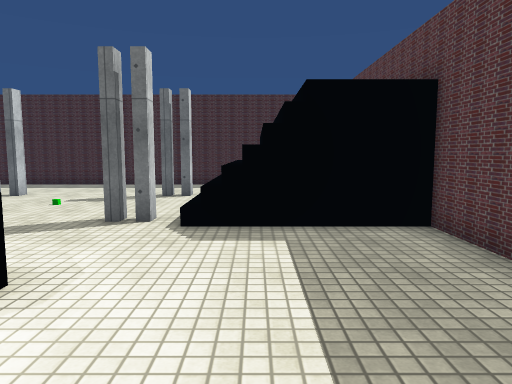
[1] (above)

16 first-person views from a walk through a Unity game level. The camera is 1.4 m above the floor, tilts 6° down and sees 70° across. The floor is counted in squares, 1 m on a side. Each view is taken from the middle of a square. On the plan, view 1 faces up. The plan holds only what a view shows up to about 16 squares ahead; the rest is blank. The place goes on beyond the plan. The player character is not drawn. Some surface patterns are stand-ins.

[2]
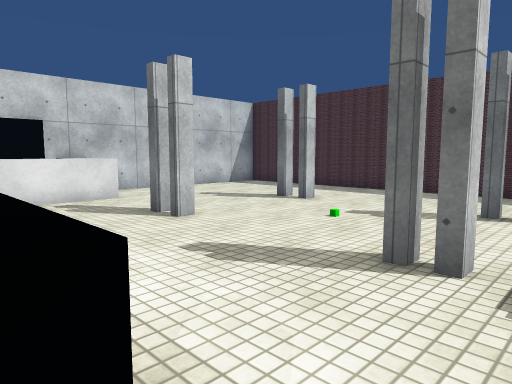

[3]
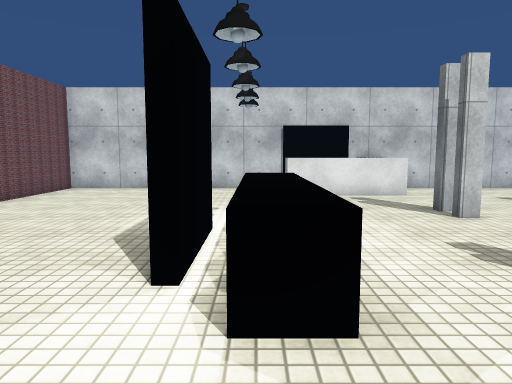

[4]
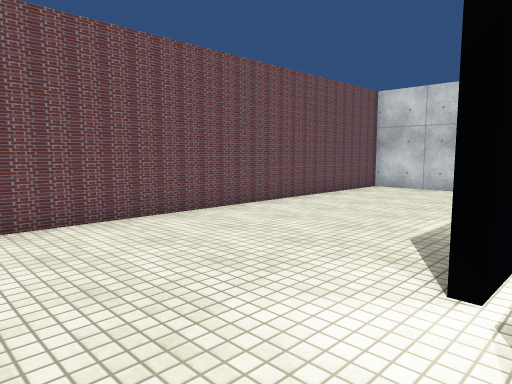

[5]
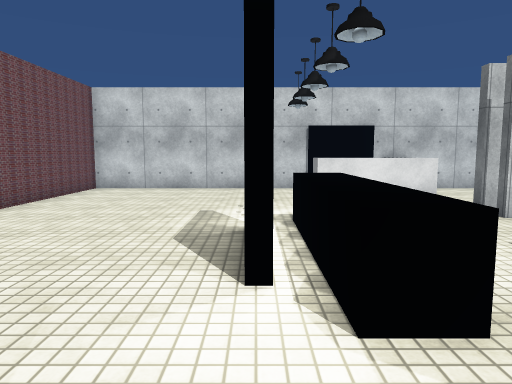

[6]
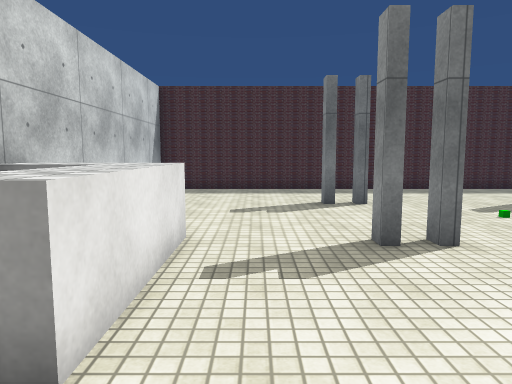

[7]
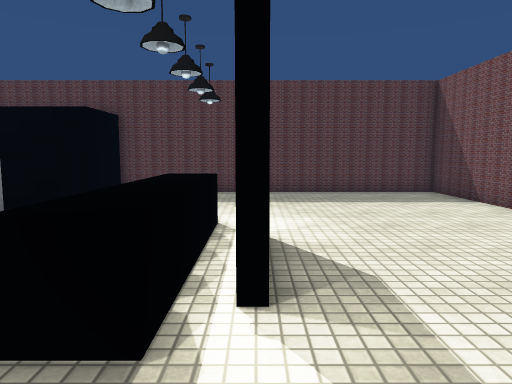

[8]
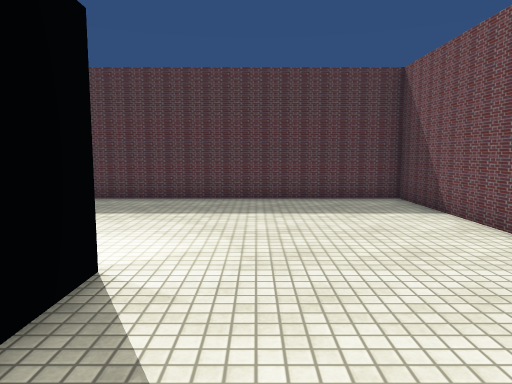

[9]
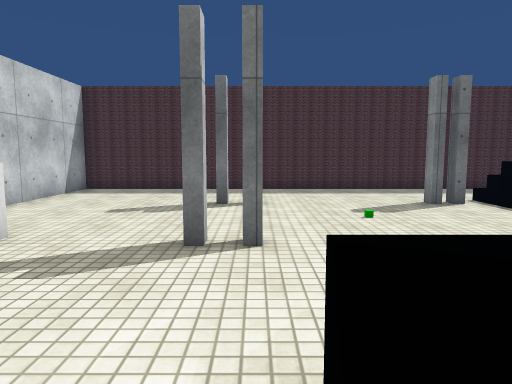

[10]
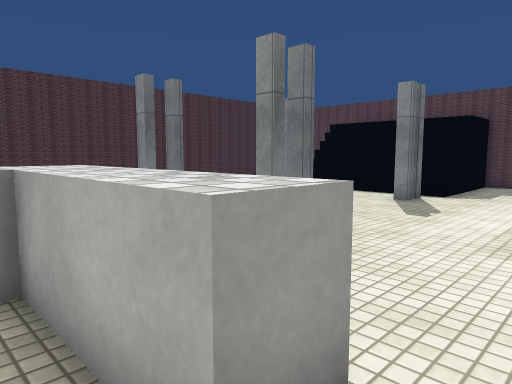

[11]
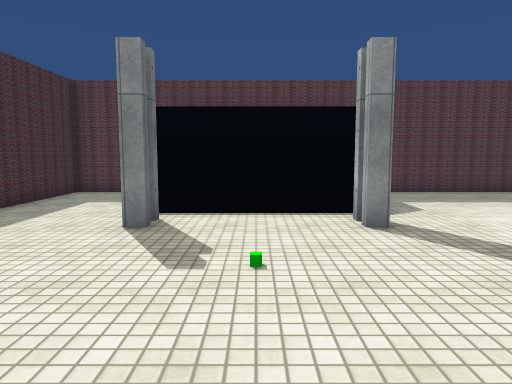

[12]
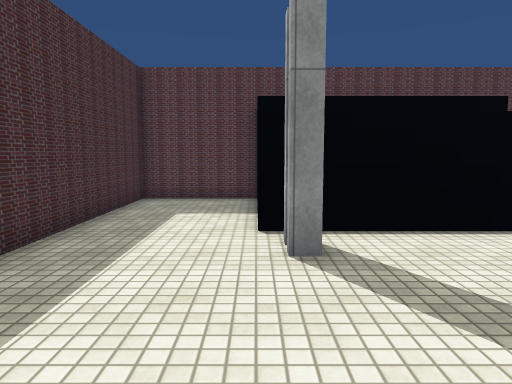

[13]
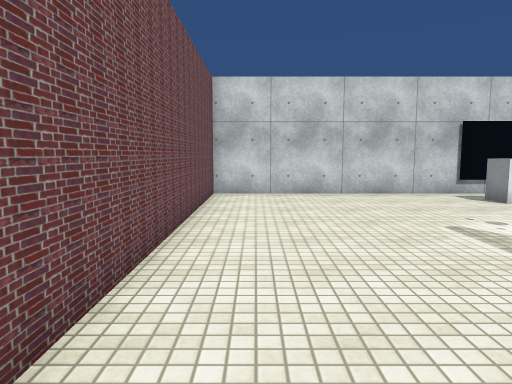

[14]
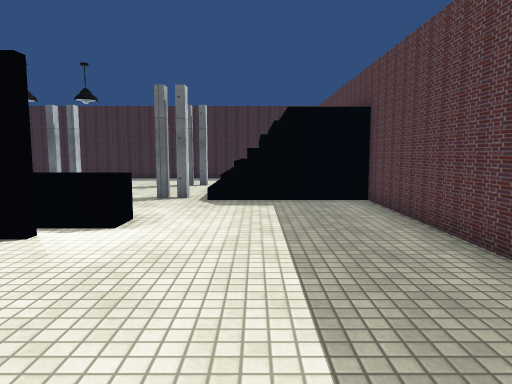

[15]
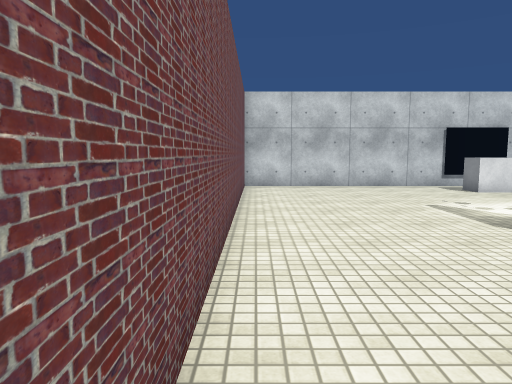

[16]
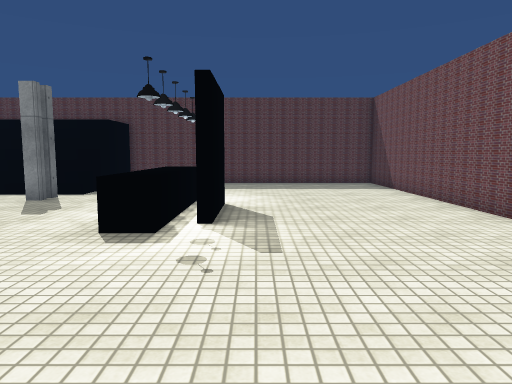

### Floor plan
Key: @ floor where view 1 was taken; # wall or solid block; . main floor; : floor 2.75 m higher than the main floor; / step, stairs or slope; = window, fence, low wall or low ledge; ^ raised ledge; B block.
Columns run from 15 left of view 1 to 4 right of it. Each row starts with its distance up from view 1.
 17 ####################
 16 #..................#
 15 #..................#
 14 #..................#
 13 #.............///..#
 12 #.....##....#////  =
 11 #............./    =
 10 #............./    =
  9 #............./    =
  8 #BB^..##....#//    =
  7 #BB^..........///::#
  6 #.^^...............#
  5 #.^^...............#
  4 #.^.....^^^^^......#
  3 #.......^^^^^......#
  2 #.......#  #.......#
  1 #..................#
  0 #..............@...#
 -1 #..................#
 -2 #..................#
 -3 #..................#
 -4 #..................#
 -5 ####################

Positions as (right, up) in squares from view 1, and headings:
1: (0, 0), facing up
2: (-1, 3), facing up-left
3: (0, 3), facing left
4: (0, 3), facing down-left
5: (0, 2), facing left
6: (-11, 2), facing up
7: (-10, 2), facing right
8: (-8, 0), facing right
9: (-8, 2), facing up
10: (-14, 3), facing up-right
11: (-10, 10), facing right
12: (-8, 13), facing right
13: (-2, -3), facing left
14: (0, -4), facing up
15: (1, -4), facing left
16: (-14, 1), facing right
